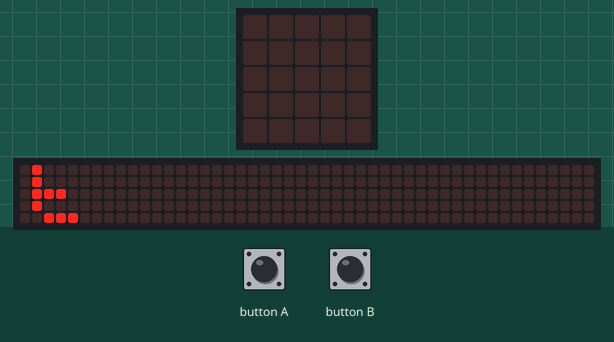
Recording of a program running on a simulated BBC micro:bit (MakeCode). Parts: the board's 5×5 LED display, a strip that is not on the board, showing the scrolling text unrolled. The test bench sets the inputs (shaded band). The 48×5 strip is a reading aid, not a part: it shows the text the display is scrolling, unrolled, one strip-width of it at a time.

Above: at 8.8 s.
10.3 s: button A pressed for 0.15 s
At 10.9 s:
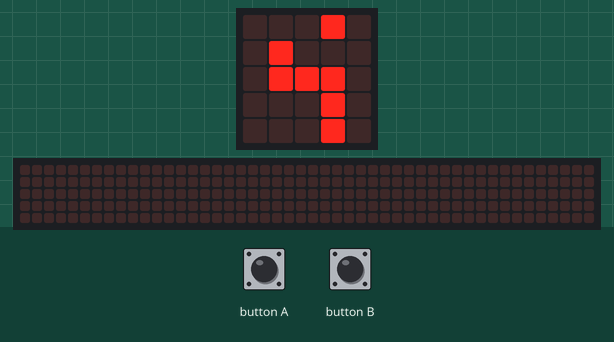
11.9 s: button B pressed for 0.15 s
At 13.3 s:
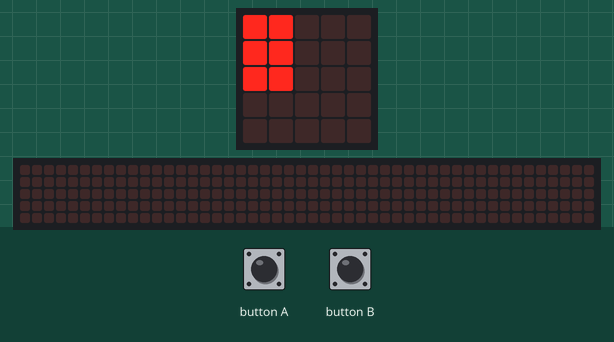
Timing chart, 0 to 14.9 s (numbered marks = the images above; inputs shaded):
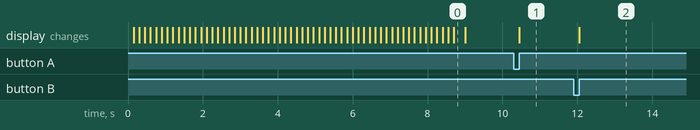

Measured:
- after the input at 10.3 s, the display: changes after 0.15 s (image 1)
- after the input at 11.9 s, the display: changes after 0.15 s (image 2)

The program:

main.ts
```typescript
input.onButtonPressed(Button.A, function () {
    basic.showLeds(`
        . . . # .
        . # . . .
        . # # # .
        . . . # .
        . . . # .
        `)
})
input.onButtonPressed(Button.B, function () {
    basic.showLeds(`
        # # . . .
        # # . . .
        # # . . .
        . . . . .
        . . . . .
        `)
})
basic.showString("Benvingut")
```

test.ts
```typescript
// les proves van aquí; això no es compilarà quan aquest paquet s'usi com a extensió.
```
